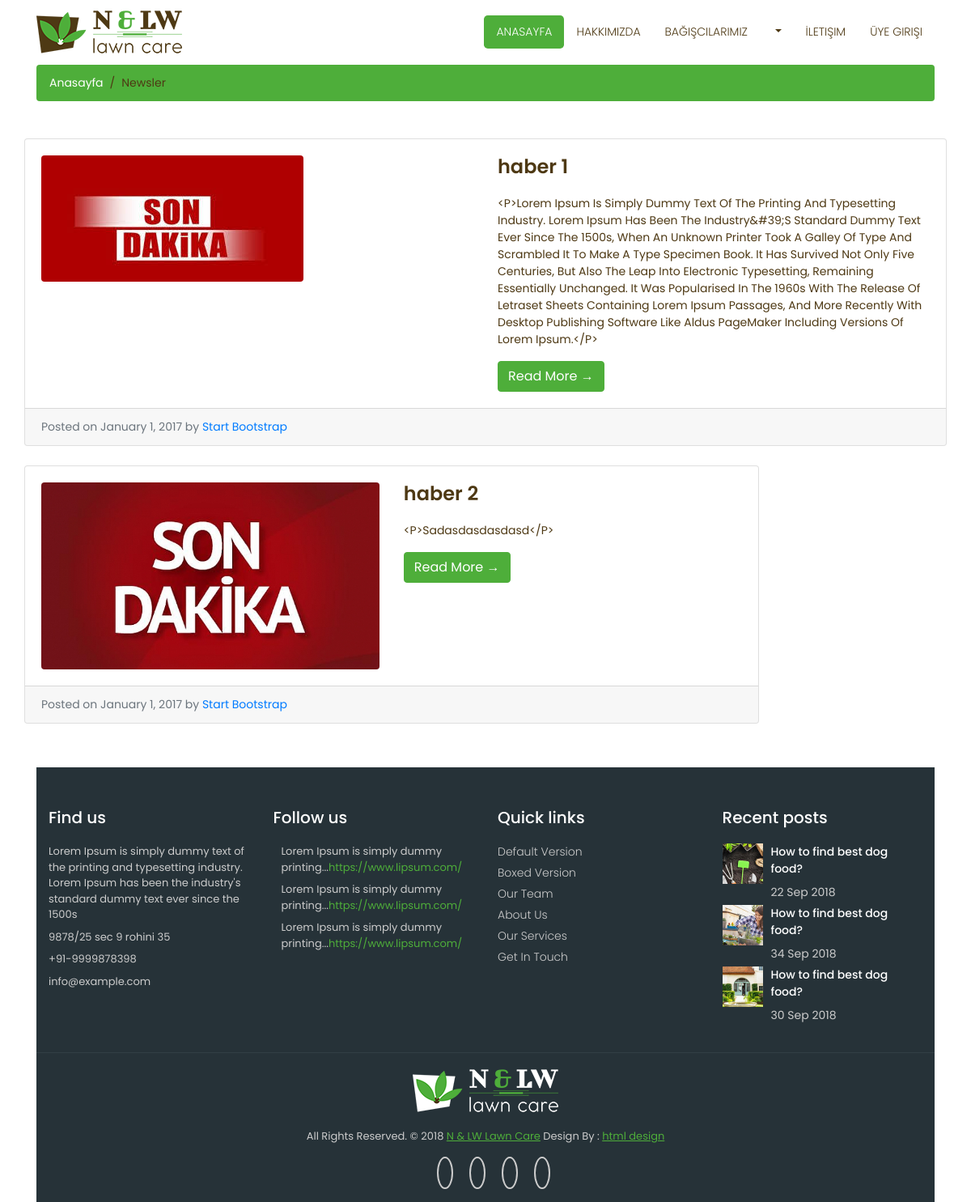
The app's page /category/6/haberler/, older data.
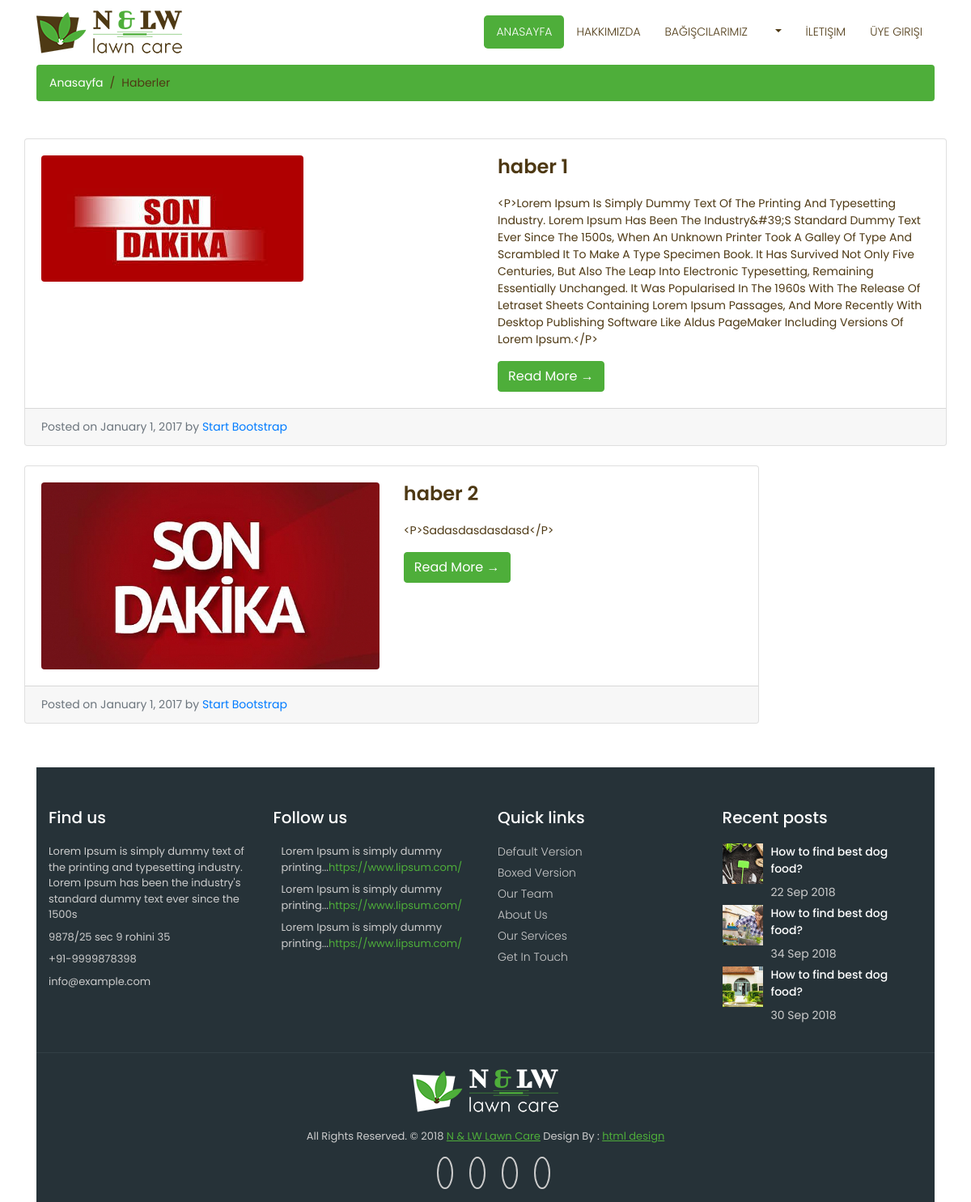
The same page, newer data.
### content/models.py (models this page shows, shortened)
class Category(MPTTModel):
    STATUS = (
        ('True', 'Evet'),
        ('False', 'Hayır'),
    )
    title = models.CharField(max_length=30)
    description = models.CharField(max_length=255)
    keywords = models.CharField(max_length=255)
    image = models.ImageField(blank=True,upload_to='images/')
    status = models.CharField(max_length=10, choices=STATUS)
    slug = models.SlugField()
    parent = TreeForeignKey('self',blank=True, null=True, related_name='children', on_delete=models.CASCADE)
    create_at = models.DateTimeField(auto_now_add=True)
    update_at = models.DateTimeField(auto_now=True)
    class MPTTMeta:
        order_insertion_by = ['title']

### home/views.py (the view)
# urls.py: path('category/<int:id>/<slug:slug>/', views.category_products, name='category_products'),
def category_products(request,id,slug):
    category = Category.objects.all()
    categorydata = Category.objects.get(pk=id)
    products = Product.objects.filter(category_id=id)
    context = {'products': products,'category': category, 'slug': slug, 'categorydata': categorydata}
    return render(request, 'productss.html',context)

### home/templates/productss.html (shortened to what this page needs)
{% extends "Homebase.html" %}
{% block body %}
    <div class="container">
		<div class="breadcrumb-main">
			<ol class="breadcrumb">
				<li class="breadcrumb-item">
					<a href="/">Anasayfa</a>
				</li>
				<li class="breadcrumb-item active">{{ categorydata.title }}</li>
			</ol>
		</div>
		<div class="about-main">
			<div class="row">
                {% for rs in products %}
			<div class="card mb-4">
				<div class="card-body">
				  <div class="row">
					<div class="col-lg-6">
					  <a href="#">
						<img class="img-fluid rounded" src="{{ rs.image.url }}" alt="" />
					  </a>
					</div>
					<div class="col-lg-6">
					  <h2 class="card-title">{{ rs.title}}</h2>
					  <p class="card-text">{{ rs.detail }}</p>
					  <a href="#" class="btn btn-primary">Read More &rarr;</a>
					</div>
				  </div>
				</div>
				<div class="card-footer text-muted">
				  Posted on January 1, 2017 by
				  <a href="#">Start Bootstrap</a>
				</div>
			</div>
                {% endfor %}
			</div>
		</div>
{% endblock %}

Row changes from the older to the newer data that the page shows:
changed Category: title "Newsler" → "Haberler"
